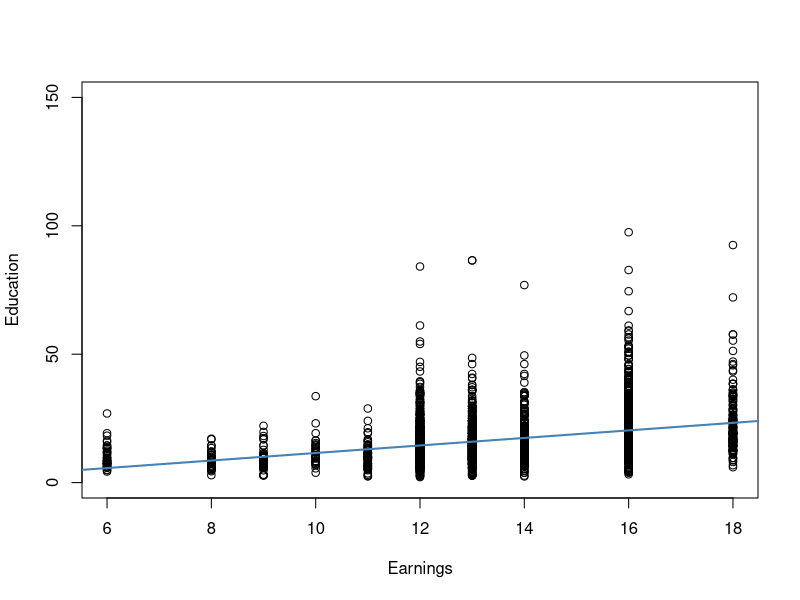

Reproduce this figure in R.
#ТЕМА 4

#ОБРАЗОВАНИЕ И ДОХОД

# load package and attach data
library(AER)
data("CPSSWEducation")
attach(CPSSWEducation)

# get an overview
summary(CPSSWEducation)

# estimate a simple regression model
labor_model <- lm(earnings ~ education)
labor_model
# plot observations and add the regression line
plot(education, 
     earnings,
     xlab="Earnings",
     ylab="Education",
     ylim = c(0, 150))

abline(labor_model, 
       col = "steelblue", 
       lwd = 2)

labor_model
confint(labor_model)

#gendermale, esimate = 2.2268, в среднем мужчины зарабатывают больше на 2.2268
